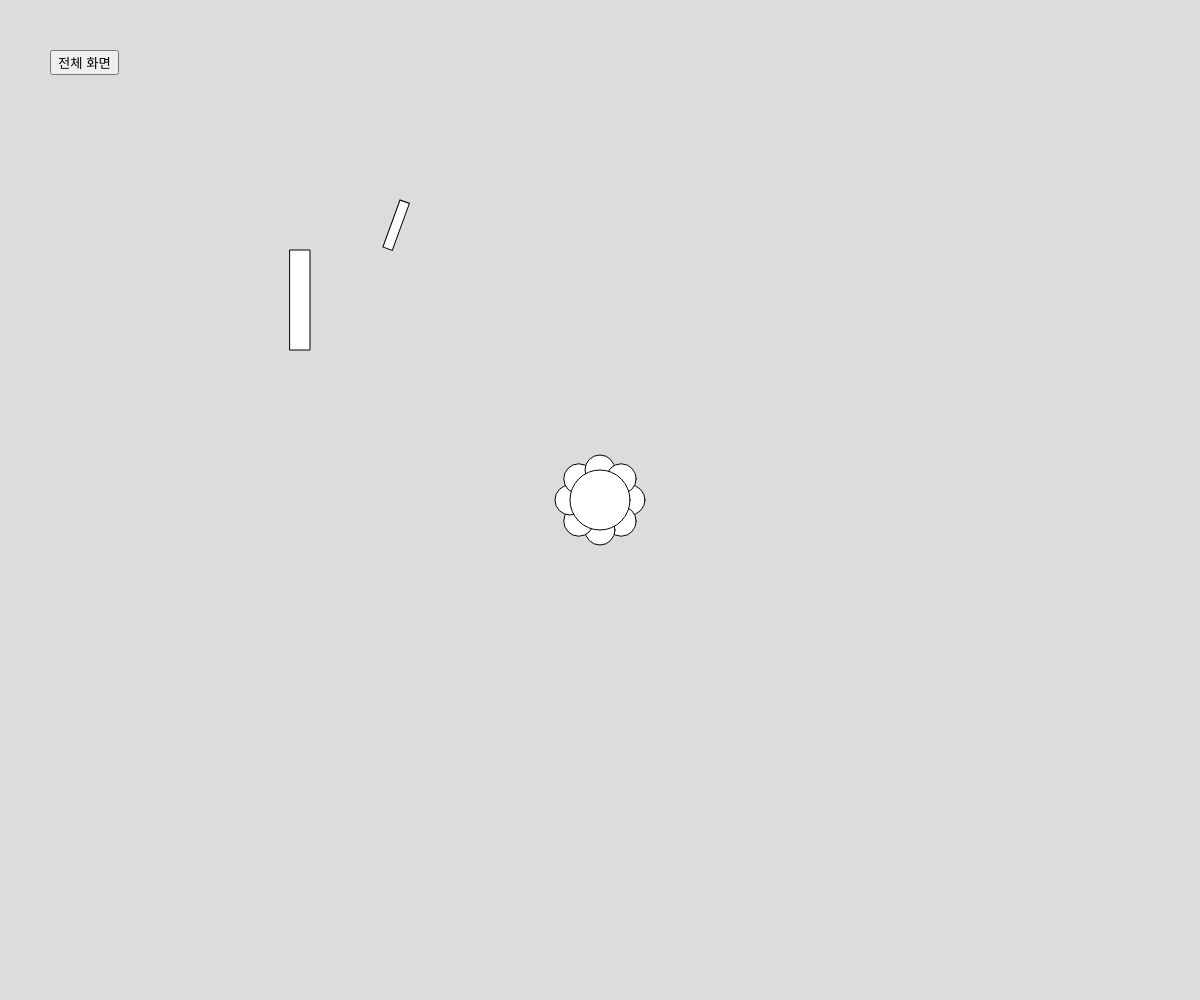
Frame 1 (no input)
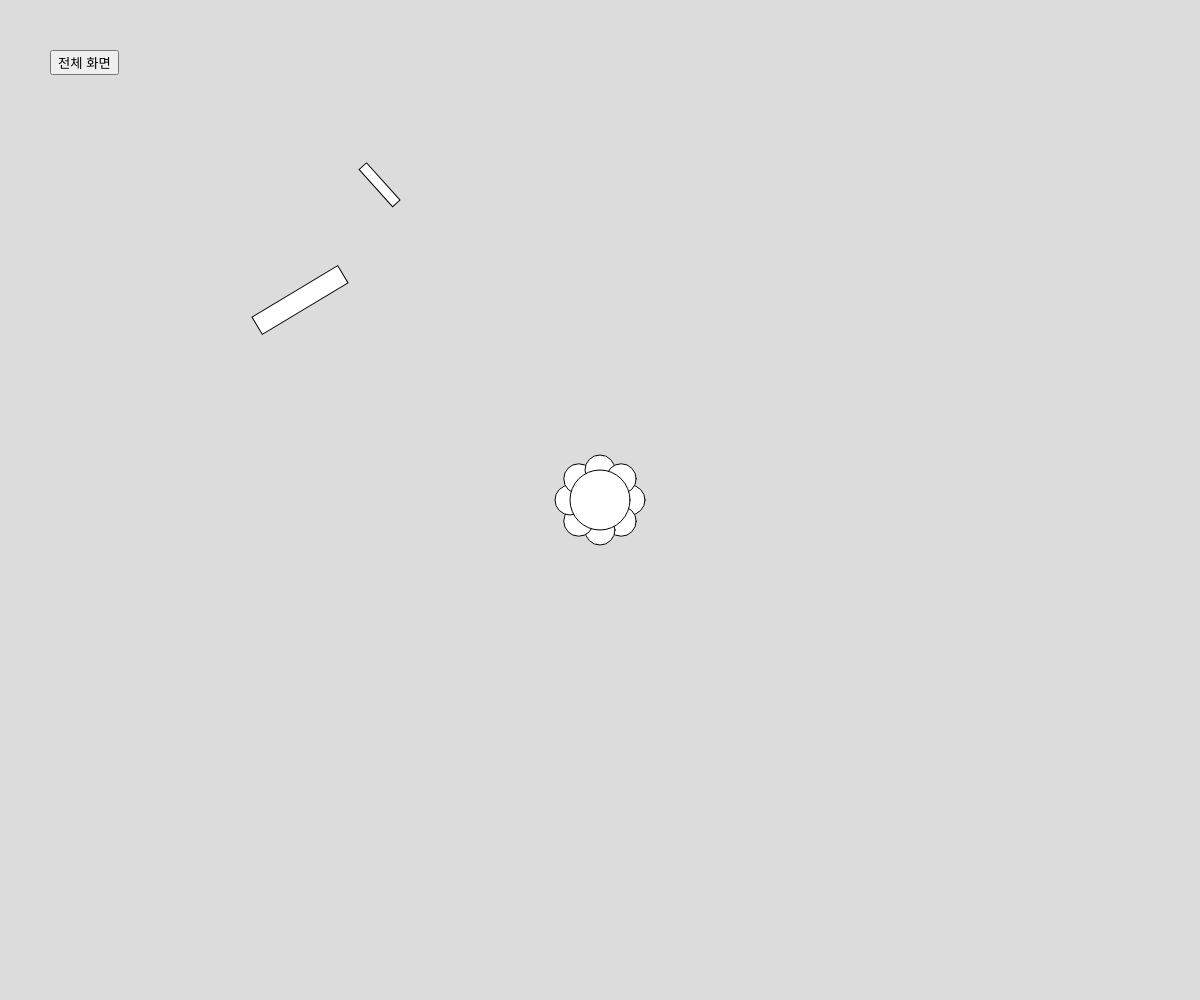
Frame 60 (no input)
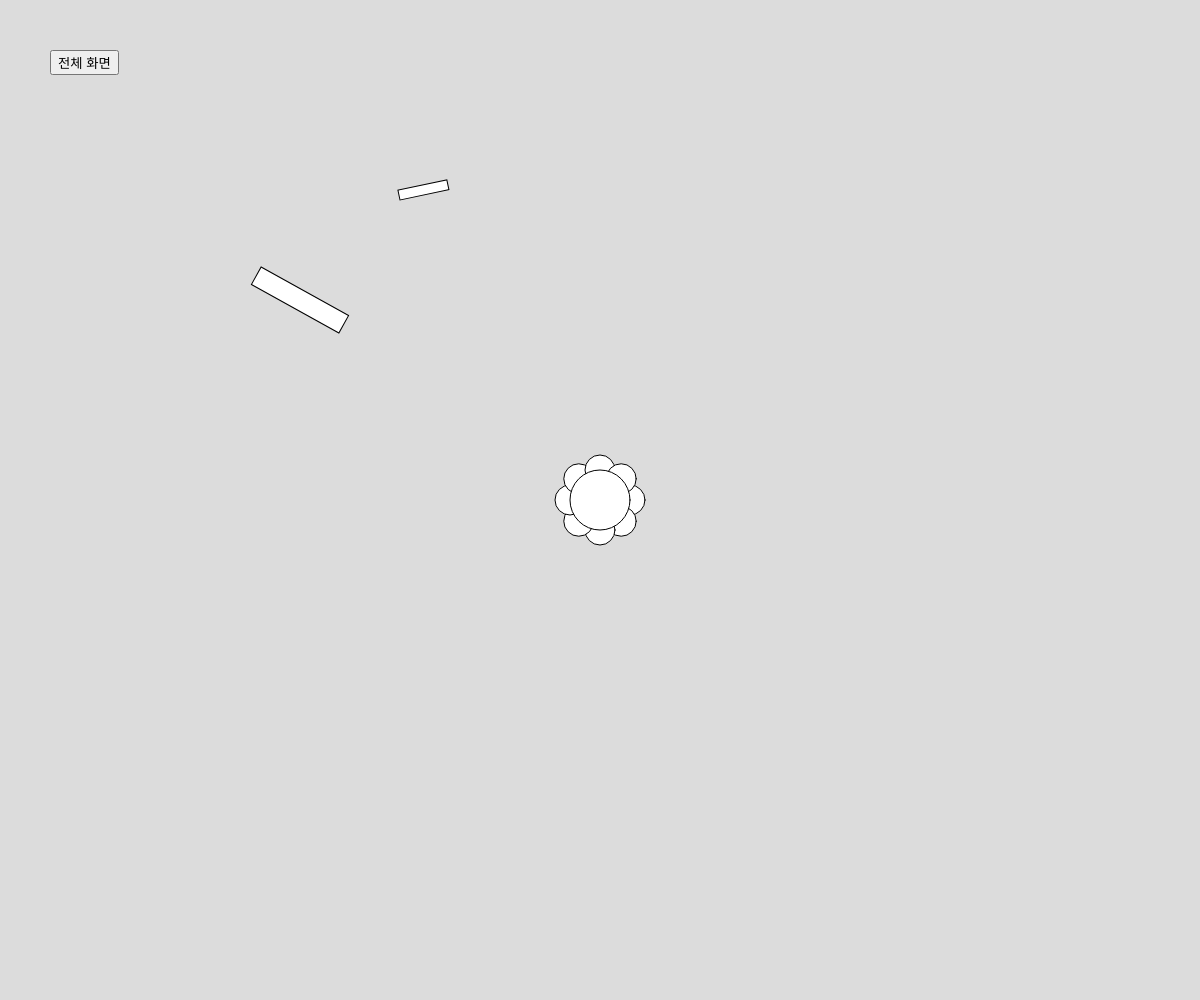
Frame 120 (the mouse pressed at the canvas centre since frame 60)

The p5.js sketch that drew these frames (run headless with seeded random() and noise() and a simulated clock; from frame 60 on, the mouse is pressed at the canvas centre):

// p5.js sketch
// ── sketch.js
var d=0;

let fsButton;

function setup() {
  createCanvas(windowWidth, windowHeight);
  fsButton = createButton('전체 화면');
  fsButton.position(50, 50);
  fsButton.mousePressed(goFullscreen);
}

function goFullscreen() {
  let fs = fullscreen();
  fullscreen(!fs);
  if (!fs) {
    resizeCanvas(windowWidth, windowHeight);
    fsButton.html('되돌아가기');
  }
  else {
    fsButton.html('전체화면');   
  }
}

function windowResized() {
  print(windowWidth, windowHeight)
  resizeCanvas(windowWidth, windowHeight);
}
function draw() {
  background(220);
  flower(width/2,height/2,8);
}
function flower(x,y,petals) {
  for(var i=0;i<petals;i++) {
    ellipse(x+30*cos(radians(i*360/petals)),y+30*sin(radians(i*360/petals)),30,30)
  }
  ellipse(x,y,60,60);
  rotateEllipse(300,300,20,100,d,CENTER);
  rotateEllipse(400,200,10,50,d*2+20,CORNER);

  d=d+1;
}

function rotateEllipse(x,y,w,h,d,S) {
  push();
    rectMode(S);
    translate(x,y);
    rotate(radians(d));
    rect(0,0,w,h);
  pop();
}
